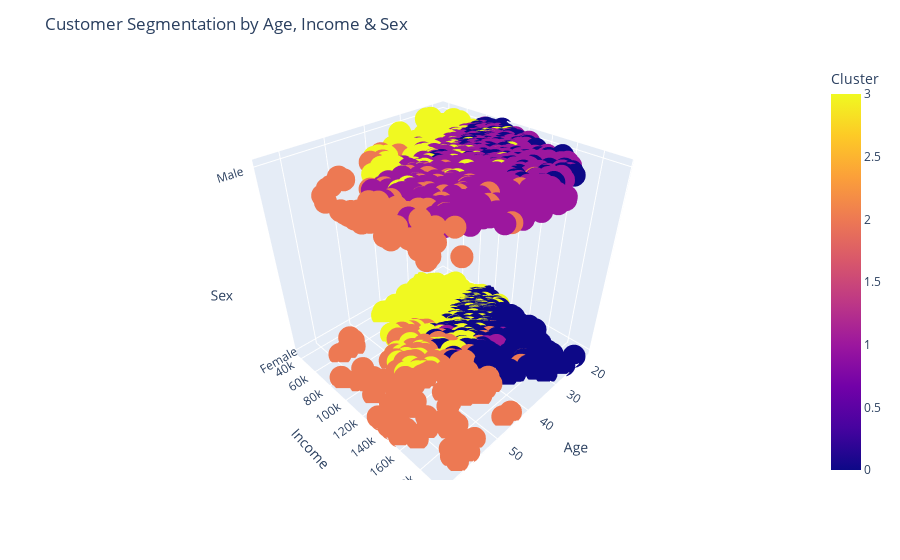

The code cell stored with this chart in its notebook:
### Code cell
# 3d Scatter plots of customer data
# Number 1 Age vs Income vs Sex
fig = px.scatter_3d(df_filtered, x='Age', y='Income', z='Sex', color='Cluster')
fig.update_layout(
    title='Customer Segmentation by Age, Income & Sex',
    scene=dict(
        xaxis_title='Age',
        yaxis_title='Income',
        zaxis_title='Sex'
    )
)
fig.show()

### Figure 1 — Plotly figure (JSON) as saved in the notebook; plotly's stock layout.template omitted (floating-point values rounded to 4 significant figures; data arrays with more than 128 entries replaced by an {"elided": "..."} marker saying what was removed)
{"data": [{"hovertemplate": "Age=%{x}<br>Income=%{y}<br>Sex=%{z}<br>Cluster=%{marker.color}<extra></extra>", "legendgroup": "", "marker": {"color": {"elided": "1868 int values"}, "coloraxis": "coloraxis", "symbol": "circle"}, "mode": "markers", "name": "", "scene": "scene", "showlegend": false, "type": "scatter3d", "x": {"elided": "1868 int values"}, "y": {"elided": "1868 int values"}, "z": {"elided": "1868 str values"}}], "layout": {"coloraxis": {"colorbar": {"title": {"text": "Cluster"}}, "colorscale": [[0, "#0d0887"], [0.1111, "#46039f"], [0.2222, "#7201a8"], [0.3333, "#9c179e"], [0.4444, "#bd3786"], [0.5556, "#d8576b"], [0.6667, "#ed7953"], [0.7778, "#fb9f3a"], [0.8889, "#fdca26"], [1, "#f0f921"]]}, "legend": {"tracegroupgap": 0}, "margin": {"t": 60}, "scene": {"domain": {"x": [0, 1], "y": [0, 1]}, "xaxis": {"title": {"text": "Age"}}, "yaxis": {"title": {"text": "Income"}}, "zaxis": {"title": {"text": "Sex"}}}, "title": {"text": "Customer Segmentation by Age, Income & Sex"}}}
